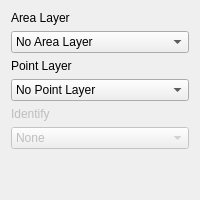
         <widget class="QWidget" name="displayTab">
          <attribute name="title">
           <string>Display</string>
          </attribute>
          <layout class="QVBoxLayout" name="verticalLayout_2">
           <item>
            <layout class="QVBoxLayout" name="verticalLayout">
             <item>
              <widget class="QLabel" name="areaLayerLabel">
               <property name="text">
                <string>Area Layer</string>
               </property>
              </widget>
             </item>
             <item>
              <widget class="QComboBox" name="areaLayerComboBox">
               <item>
                <property name="text">
                 <string>No Area Layer</string>
                </property>
               </item>
               <item>
                <property name="text">
                 <string>Region Boundaries</string>
                </property>
               </item>
               <item>
                <property name="text">
                 <string>FPU Boundaries</string>
                </property>
               </item>
              </widget>
             </item>
             <item>
              <widget class="QLabel" name="pointLayerLabel">
               <property name="enabled">
                <bool>true</bool>
               </property>
               <property name="text">
                <string>Point Layer</string>
               </property>
              </widget>
             </item>
             <item>
              <widget class="QComboBox" name="pointLayerComboBox">
               <property name="enabled">
                <bool>true</bool>
               </property>
               <item>
                <property name="text">
                 <string>No Point Layer</string>
                </property>
               </item>
               <item>
                <property name="text">
                 <string>Dispatch Locations</string>
                </property>
               </item>
               <item>
                <property name="text">
                 <string>Air Tanker Bases</string>
                </property>
               </item>
              </widget>
             </item>
             <item>
              <widget class="QLabel" name="label_4">
               <property name="enabled">
                <bool>false</bool>
               </property>
               <property name="text">
                <string>Identify</string>
               </property>
              </widget>
             </item>
             <item>
              <widget class="QComboBox" name="identifyComboBox">
               <property name="enabled">
                <bool>false</bool>
               </property>
               <item>
                <property name="text">
                 <string>None</string>
                </property>
               </item>
               <item>
                <property name="text">
                 <string>Base Layer</string>
                </property>
               </item>
               <item>
                <property name="text">
                 <string>Resources</string>
                </property>
               </item>
              </widget>
             </item>
             <item>
              <spacer name="verticalSpacer">
               <property name="orientation">
                <enum>Qt::Vertical</enum>
               </property>
               <property name="sizeHint" stdset="0">
                <size>
                 <width>20</width>
                 <height>40</height>
                </size>
               </property>
              </spacer>
             </item>
            </layout>
           </item>
          </layout>
         </widget>
